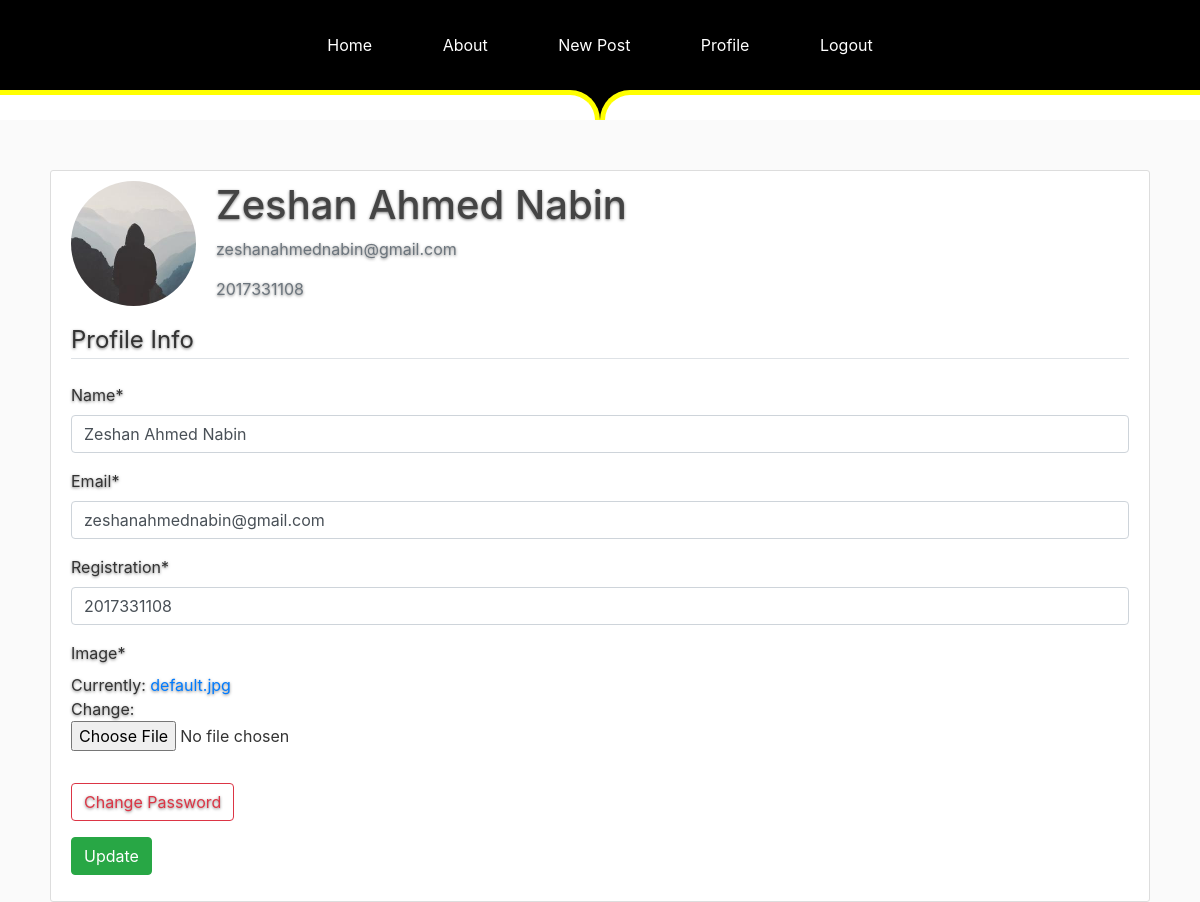
Screenshot of /profile/ (signed in) with the database file from the repository.
### users/models.py (models this page shows, shortened)
class CustomUser(AbstractUser):
    username = None
    name = models.CharField('Name',max_length=300,unique=False, blank=False,null=False)
    email = models.EmailField(_('email address'), unique=True)
    registration = models.IntegerField(null=True)
    USERNAME_FIELD = 'email'
    REQUIRED_FIELDS = ['registration']
    objects = CustomUserManager()

class Profile(models.Model):
    user = models.OneToOneField(CustomUser, on_delete=models.CASCADE)
    image = models.ImageField(default='default.jpg', upload_to='profile_pics')

### users/views.py (the view)
# urls.py: path('profile/', user_views.profile, name='profile'),
@login_required
def profile(request):
    if request.method == 'POST':
        u_form = UserUpdateForm(request.POST, instance=request.user)
        prf = Profile.objects.get(user = request.user)
        p_form = ProfileUpdateForm(request.POST, request.FILES, instance = prf)
        if u_form.is_valid() and p_form.is_valid():
            u_form.save()
            p_form.save()
            messages.success(request, "Your account has been updated!")
            return redirect('profile')
    else:
        u_form = UserUpdateForm(instance=request.user)
        prf = Profile.objects.get(user = request.user)
        p_form = ProfileUpdateForm(request.POST, request.FILES, instance = prf)
    context = {
        'u_form': u_form,
        'p_form': p_form
    }
    return render(request, 'users/profile.html', context)

### users/forms.py
class UserUpdateForm(forms.ModelForm):
    email = forms.EmailField()
    class Meta:
        model = CustomUser
        fields = ['name', 'email','registration']

class ProfileUpdateForm(forms.ModelForm):
    class Meta:
        model = Profile
        fields = ['image']

### users/templates/users/profile.html (shortened to what this page needs)
{% extends "blog/base.html" %}
{% load crispy_forms_tags %}
{% block content %}
<div class="content-section" style="width:1100px; margin:0 auto;">
    <div class="media">
        <img class="rounded-circle account-img" src="{{ user.profile.image.url }}">
        <div class="media-body">
            <h2 class="account-heading">{{ user.name }}</h2>
            <p class="text-secondary">{{ user.email }}</p>
            <p class="text-secondary">{{ user.registration }}</p>
        </div>
    </div>
    <form method="POST" enctype="multipart/form-data">
        <fieldset class="form-group">
            <legend class="border-bottom mb-4">Profile Info</legend>
            {{ u_form|crispy }}
            {{ p_form|crispy }}
        </fieldset>
        <div class="form-group">
                <a href="{% url 'password_change' %}" class="btn btn-outline-danger" role="button">Change Password</a>
        </div>
        <div class="form-group">
            <button class="btn btn-success" type="submit">Update</button>
        </div>
    </form>
</div>
{% endblock content %}

### web/static/css/style.css (style rules this page uses)
a, a:focus, a:hover { color: #000; }
html, body { height: 100%; background-color: #000; }
body { color: #000; text-align: center; text-shadow: 0 1px 3px rgba(0,0,0,.5); }

### web/static/css/main.css (style rules this page uses)
body { background: #fafafa; color: #333333; margin-top: 5rem; }
h1, h2, h3, h4, h5, h6 { color: #444444; }
.content-section { background: #ffffff; padding: 10px 20px; border: 1px solid #dddddd; border-radius: 3px; margin-bottom: 20px; }
.account-img { height: 125px; width: 125px; margin-right: 20px; margin-bottom: 16px; }
.account-heading { font-size: 2.5rem; }

### web/static/css/nav.css (style rules this page uses)
body { margin:0; padding:0; }

### rows the page displays
CustomUser: profile.image (placeholder picture), name "Zeshan Ahmed Nabin", email "zeshanahmednabin@gmail.com", registration "2017331108"
